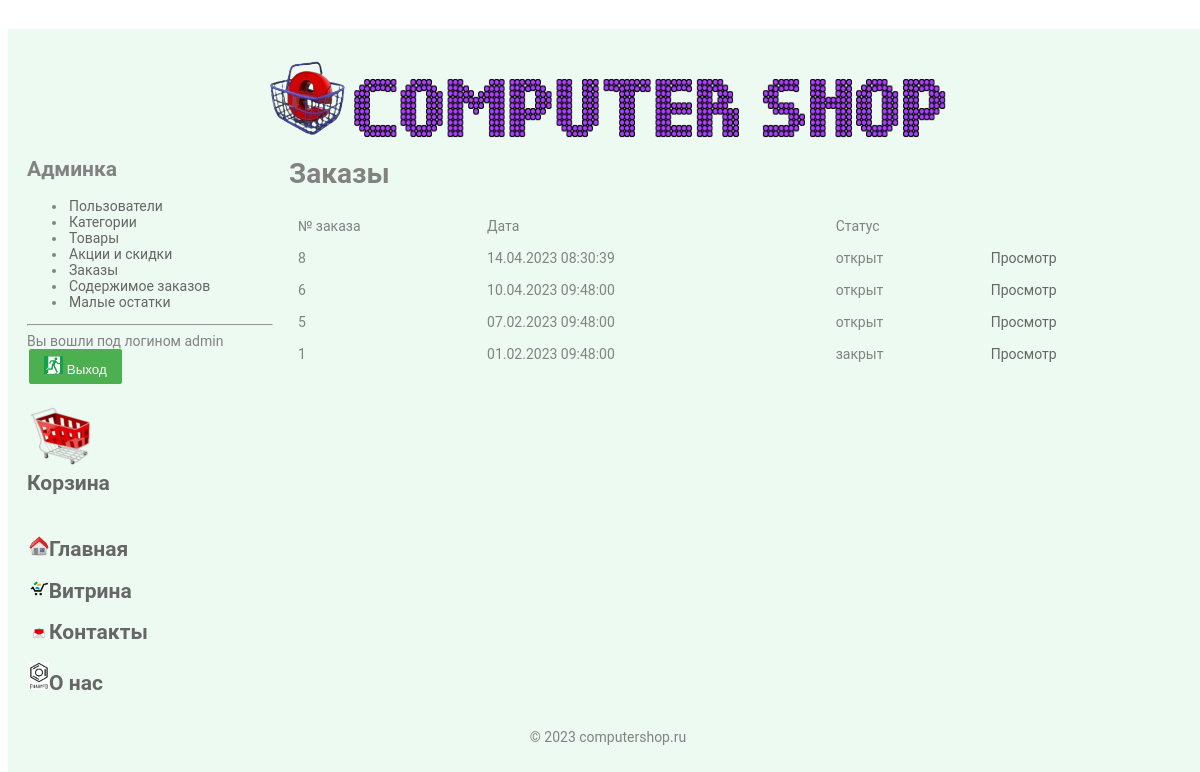
The page /user_orders.php (signed in) on the database its author committed.
### tables this page shows
CREATE TABLE `orders` (
  `id` int(11) NOT NULL,
  `dt` datetime DEFAULT NULL,
  `user_id` int(11) DEFAULT NULL,
  `status` int(11) DEFAULT NULL
);

CREATE TABLE `statuses` (
  `id` int(11) NOT NULL,
  `descr` varchar(200) DEFAULT NULL
);

### user_orders.php (the view, shortened to what this page needs)
<?php
	include "scripts.php";
	$con=connect();
	$title='Заказы';
	$table='orders';
?>
<html>
<head>
	<link rel="stylesheet" type="text/css" href="style.css">
</head>
<body>
<table id="main_table">
	<tr>
		<td colspan=2 style="text-align:center">
			<?php
				include('top.php');
			?>
		</td>
	</tr>
	<tr>
		<td width="300px" class="menu2">
			<?php
				include('menu.php');
			?>
		</td>
		<td width="900px" class="content">
<h1><?php echo $title;?></h1>
<?php
	$query="
		SELECT
			`$table`.`id`,
			DATE_FORMAT(`$table`.`dt`, '%d.%m.%Y %H:%i:%s') AS `dt`,
			`statuses`.`descr`
		FROM
			`$table`
		LEFT JOIN
			`statuses` ON `statuses`.`id`=`$table`.`status`
		WHERE 1
			AND `$table`.`user_id`=".$_SESSION['id']."
		ORDER BY `$table`.`dt` DESC
	";
	$res=mysqli_query($con, $query) or die(mysqli_error($con));
	if (!mysqli_num_rows($res)) {
		die('<h3>У вас нет заказов</h3>');
	}
	else {
		echo '
		<table border=0 style="width:900px">
			<thead>
			<tr>
				<td>№ заказа</td>
				<td>Дата</td>
				<td colspan="2">Статус</td>
			</tr>
			</thead>
			<tbody>
		';
		while ($row=mysqli_fetch_array($res, MYSQLI_BOTH)) {
			echo "
			<tr>
				<td>$row[id]</td>
				<td>$row[dt]</td>
				<td>$row[descr]</td>
				<td><a href='user_items.php?ord_id=$row[id]'>Просмотр</a></td>
			</tr>
			";
		};
		echo "
		</tbody></table>";
	};
?>
		</td>
	</tr>
	<tr>
		<td colspan=2>
			<?php
				include('footer.php');
			?>
		</td>
	</tr>
</table>
</body>
</html>

### style.css (style rules this page uses)
body { width: 100%; font-family: Roboto,sans-serif; font-size: 14px; line-height: 1.42857143; color: #828282; text-align: center; padding-top:1%; background: white url(images/bg.jpg); }
#main_table { background: #edfaf2; padding:20px 10px; border-radius:2px; box-shadow: 0 1px 1px rgba(0,0,0,.1); margin-right: auto; margin-left: auto; margin-top:9px; width: 1200px; }
td { font-size: 14px; text-align: left; padding:7px; }
a { padding: 2px 2px; text-decoration: none; color: #666; border-radius: 2px 2px 0 0; margin:10px 0; }
.content { vertical-align:top; align:left; }
.menu2 { vertical-align:top; }
table { background: #edfaf2; }

### rows shown on the page
orders: id "8", row "14.04.2023 08:30:39", statuses.descr "открыт"
orders: id "6", row "10.04.2023 09:48:00", statuses.descr "открыт"
orders: id "5", row "07.02.2023 09:48:00", statuses.descr "открыт"
orders: id "1", row "01.02.2023 09:48:00", statuses.descr "закрыт"

### other values the page prints
$_SESSION['login'] "admin"
$title "Заказы"
